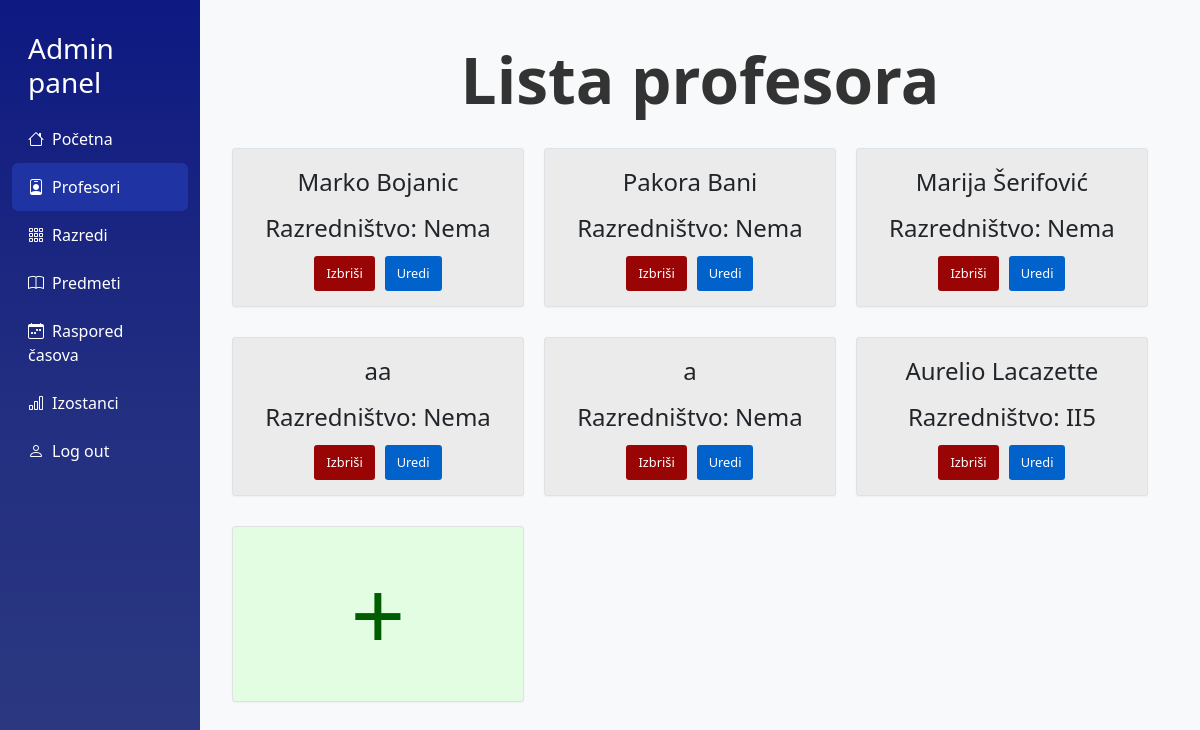
Page /admin/prikaziprofesore.php (signed in) on the committed database.
### tables this page shows
CREATE TABLE `profesor` (
  `profesor_id` int(11) NOT NULL,
  `user_id` int(11) DEFAULT NULL,
  `ime_prezime` varchar(80) DEFAULT NULL,
  `razred_id` int(11) DEFAULT NULL
);

CREATE TABLE `razred` (
  `razred_id` int(11) NOT NULL,
  `godina` enum('I','II','III','IV') DEFAULT NULL,
  `odjeljene` enum('1','2','3','4','5') DEFAULT NULL,
  `smjena` enum('1','2') DEFAULT NULL
);

### admin/prikaziprofesore.php (the view, shortened to what this page needs)
<?php
    require_once("../includes/admincheck.php");
?>
<!DOCTYPE html>
<html lang="sr">
<head>
    <link href="https://cdn.jsdelivr.net/npm/bootstrap@5.3.3/dist/css/bootstrap.min.css" rel="stylesheet">
    <link href="https://cdn.jsdelivr.net/npm/bootstrap-icons/font/bootstrap-icons.css" rel="stylesheet">
    <link rel="stylesheet" href="../css/dashboard.css">
    <link rel="stylesheet" href="../css/kartica.css">
</head>
<body>
    <div class="container-fluid">
        <div class="row">
            <nav class="col-md-2 sidebar">
                <h5 class="px-3 fs-3 my-3">Admin panel</h5>
                <a href="dashboard.php"><i class="bi bi-house me-2"></i>Početna</a>
                <a href="prikaziprofesore.php" class="active"><i class="bi bi-person-badge me-2"></i>Profesori</a>
                <div class="dropdown-container">
                    <a href="#"><i class="bi bi-grid-3x3-gap me-2"></i>Razredi</a>
                </div>
                <a href="prikazipredmete.php"><i class="bi bi-book me-2"></i>Predmeti</a>
                <div class="dropdown-container">
                <a href="#"><i class="bi bi-calendar-week me-2"></i>Raspored časova</a>
            </div>
            <a href="#"><i class="bi bi-bar-chart me-2"></i>Izostanci</a>
            <a href="../logout.php"><i class="bi bi-person me-2"></i>Log out</a>
            </nav>
            <main class="col-md-10 content">
                <div class="naziv-razreda">Lista profesora</div>
                <div class="ucenici-grid mt-3">
                    <?php
                        $profesorQuery = $conn->prepare("SELECT * FROM `profesor` ORDER BY razred_id");
                        $profesorQuery->execute();
                        $profesori = $profesorQuery->fetchAll(PDO::FETCH_ASSOC);
                        if(!empty($profesori)){
                            foreach($profesori as $profesor)
                            {
                                echo '
                                <div class="kartica-ucenik">
                                    <div class="ime-prezime-ucenik">
                                    '.$profesor['ime_prezime'].'
                                </div>';
                                echo '
                                <div class="ime-prezime-ucenik">
                                Razredništvo: ';
                                $qRazrednik = $conn->prepare("SELECT * FROM razred r INNER JOIN profesor p ON p.razred_id = r.razred_id AND p.razred_id = :razred_id");
                                $qRazrednik->bindParam(':razred_id', $profesor['razred_id']);
                                $qRazrednik->execute();
                                if($qRazrednik->rowCount() > 0)
                                {
                                    $razrednistvo = $qRazrednik->fetch(PDO::FETCH_ASSOC);
                                    echo $razrednistvo['godina'].$razrednistvo['odjeljene'];
                                }
                                else
                                {
                                    echo 'Nema';
                                }
                                echo '</div>';
                                echo '
                                <div class="gumbi-ucenik">
                                    <a class="gumb-izbrisi-ucenik" style="text-decoration: none;" href="obrisiprofesora.php?id='.$profesor['profesor_id'].'">Izbriši</a>
                                    <a class="gumb-uredi-ucenik" style="text-decoration: none;" href="editprofesor.php?id='.$profesor['profesor_id'].'">Uredi</a>
                                    </div>
                                </div>';
                            }
                        }
                    ?>
                    <div class="kartica-ucenik dodaj">
                        <a href="dodajprofesora.php"class="dodaj">+</a>
                    </div>
                </div>
            </main>
        </div>
    </div>
</body>

### css/dashboard.css (style rules this page uses)
body { background-color: #f8f9fa; }
.sidebar { height: 100vh; background: linear-gradient(to bottom, rgb(14, 25, 130), rgb(34, 46, 128), rgb(45, 58, 128)) ; color: white; padding-top: 1rem; }
.sidebar a { color: white; text-decoration: none; padding: 0.75rem 1rem; display: block; border-radius: 0.375rem; }
.sidebar a.active, .sidebar a:hover { background-color: rgb(31, 51, 163); }
.content { padding: 2rem; }
.dropdown-container { position: relative; }

### css/kartica.css (style rules this page uses)
body { background-color: #f8f9fa; }
.sidebar { height: 100vh; background: linear-gradient(to bottom, rgb(14, 25, 130), rgb(34, 46, 128), rgb(45, 58, 128)); color: white; padding-top: 1rem; }
.sidebar a { color: white; text-decoration: none; padding: 0.75rem 1rem; display: block; border-radius: 0.375rem; }
.sidebar a.active, .sidebar a:hover { background-color: rgb(31, 51, 163); }
.content { padding: 2rem; }
.dropdown-container { position: relative; }
.ucenici-grid { display: flex; flex-wrap: wrap; gap: 20px; justify-content: flex-start; }
.kartica-ucenik { background-color: #ebebeb; border: 1px solid #dee2e6; border-radius: 0.2rem; padding: 15px; margin-bottom: 10px; box-shadow: 0 0.05rem 0.1rem rgba(0, 0, 0, 0.05); width: calc(33.33% - 20px); box-sizing: border-box; text-align: center; }
.ime-prezime-ucenik { font-size: 1.5rem; margin-bottom: 10px; }
.gumbi-ucenik { display: flex; gap: 10px; justify-content: center; }
.gumb-izbrisi-ucenik { background-color: rgb(153, 5, 5); color: white; border: none; border-radius: 0.2rem; padding: 8px 12px; cursor: pointer; font-size: 0.8rem; transition: 0.25s ease all; }
.gumb-uredi-ucenik { background-color: #0062ca; color: white; border: none; border-radius: 0.2rem; padding: 8px 12px; cursor: pointer; font-size: 0.8rem; transition: 0.25s ease all; }
.naziv-razreda { text-align: center; font-size: 4rem; font-weight: bold; margin-bottom: 20px; color: #333; }
.dodaj { font-size: 6rem; background-color: rgb(226, 253, 226); color: rgb(0, 94, 0); text-decoration: none; }

### rows in the picture
profesor: ime_prezime "Marko Bojanic", shows "Nema"
profesor: ime_prezime "Pakora Bani", shows "Nema"
profesor: ime_prezime "Marija Šerifović", shows "Nema"
profesor: ime_prezime "aa", shows "Nema"
profesor: ime_prezime "a", shows "Nema"
profesor: ime_prezime "Aurelio Lacazette", razred.godina "II", razred.odjeljene "5"
